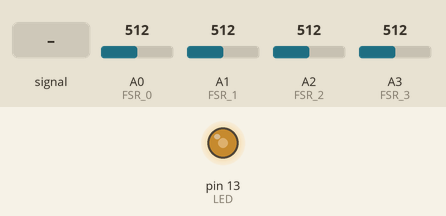
Recording of a sketch running on a simulated Arduino Uno, built with avr-gcc and run on an emulated ATmega328P. Parts: output pins drawn as LEDs (lit = HIGH). Dashed ring = blinking. The test bench sets the inputs (shaded band); at power-on: A0 (FSR_0) = 512, A1 (FSR_1) = 512, A2 (FSR_2) = 512, A3 (FSR_3) = 512. What the sketch prints to the serial monitor is not drawn.

Above: at 1.2 s.
1.3 s: A0 (FSR_0) fed a 200 Hz sine of ±255 counts around its level
At 2.7 s:
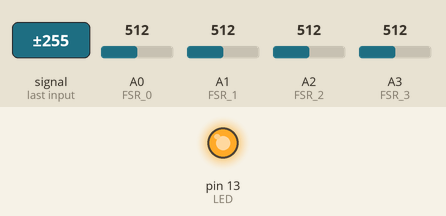
4.3 s: A0 (FSR_0) set to 306
At 4.8 s:
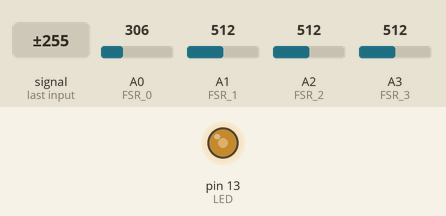
5.9 s: A1 (FSR_1) set to 584
7.4 s: A1 (FSR_1) set to 608
At 7.82 s:
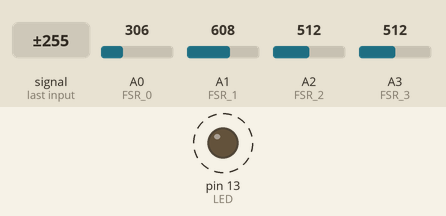
10.4 s: A2 (FSR_2) set to 716
At 10.95 s:
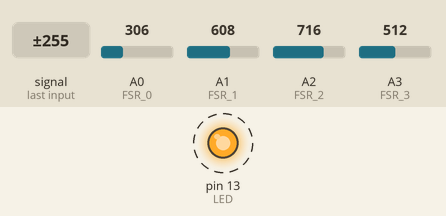
Timing chart, 0 to 14.4 s (numbered marks = the images above; inputs shaded):
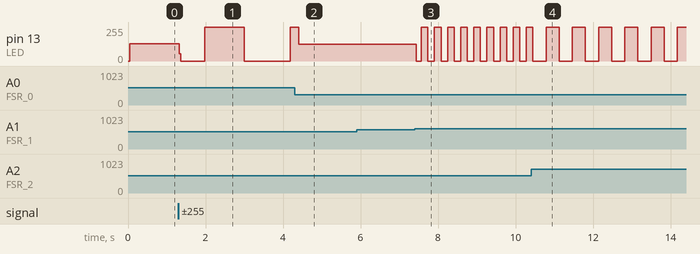

Measured:
- the behaviour switches between 600 and 601 on A1 (FSR_1) (found by bisection; images 2 and 3)
- after the input at 1.3 s, pin 13 (LED): 128/255 → 0/255 at once, → 255/255 0.66 s later, → 0/255 1.0 s later, → 255/255 1.2 s later
- after the input at 4.3 s, pin 13 (LED): 255/255 → 127/255 after 0.10 s
- after the input at 5.9 s, every drawn part: stays the same
- after the input at 7.4 s, pin 13 (LED): alternates 255/255 for 0.17 s and 0/255 for 0.17 s, starting at once
- after the input at 10.4 s, pin 13 (LED): alternates 255/255 for 0.34 s and 0/255 for 0.34 s, starting after 0.39 s

The sketch:

Vest_code.ino
```cpp
#include <SoftwareSerial.h>

#define LED 13
#define BT_Rx  3 //Pin digital utilizado para recibir datos
#define BT_Tx  2 //Pin digital utilizado para enviar datos

#define FSR_0 A0 //Sensor Pecho
#define FSR_1 A1 //Sensor Abdomen
#define FSR_2 A2 //Sensor Lateral izq. (en el de baquelita es A5)
#define FSR_3 A3 //Sensor Lateral der.

int aux0 = 0;
int aux1 = 0;
int aux2 = 0;
int aux3 = 0;

int sensivity0 = 600; //Sensibilidad para el Pecho
int sensivity1 = 600; //Sensibilidad para el Abdomen
int sensivity2 = 600; //Sensibilidad para el Lateral izquierdo
int sensivity3 = 600; //Sensibilidad para el Lateral derecho

char simple = 'L';
char doble = 'D';

boolean pinEstado = 0;

SoftwareSerial BT_Serial(BT_Rx, BT_Tx);

void setup() {
  // Configuración del puerto Serie para monitor
  Serial.begin(9600);
  Serial.flush();
  Serial.print("Serial OK");

 // Configuracion del puerto de serie por software
 // para comunicarse con el modulo Bluetooth HC-05
 BT_Serial.begin(9600);
 BT_Serial.flush();

  // Configuración de los pines
  pinMode(FSR_0, INPUT);
  pinMode(FSR_1, INPUT);
  pinMode(FSR_2, INPUT);
  pinMode(FSR_3, INPUT);
  pinMode(LED, OUTPUT);
}

void loop() {
   aux0 = analogRead(FSR_0); // Leer del puerto AO
   aux1 = analogRead(FSR_1); // Leer del puerto A1
   aux2 = analogRead(FSR_2); // Leer del puerto A2
   aux3 = analogRead(FSR_3); // Leer del puerto A3

   //Serial.println(aux0); // Trazas para debuggear

   if(aux0>sensivity0){
    //Serial.println("Golpe en el pecho"); // Mostrar mensaje por el monitor
    BT_Serial.flush();
    BT_Serial.write(simple);
    delay(168);
   }

   if(aux1>sensivity1){
    //Serial.println("Golpe en el abdomen"); // Mostrar mensaje por el monitor
    BT_Serial.flush();
    BT_Serial.write(simple);
    delay(168);
   }

   if(aux2>sensivity2){
    //Serial.println("Golpe en el lateral izquierdo"); // Mostrar mensaje por el monitor
    BT_Serial.flush();
    BT_Serial.write(simple);
    delay(168);
   }

   if(aux3>sensivity3){
    //Serial.println("Golpe en el lateral derecho"); // Mostrar mensaje por el monitor
    BT_Serial.flush();
    BT_Serial.write(simple);
    delay(168);
   }

   toggle(LED); // Cambiar el estado del LED
}

// Función que cambia el estado de un pin. Se utiliza para la detección de
// errores y comprobación de la comunicación bidireccional con el
// dispositivo Bluetooth remoto.
void toggle(int pinNum) {
  // Establece el pin del LED usando la variable pinEstado:
  digitalWrite(pinNum, pinEstado);
  // si el pinEstado = 0, lo establece a 1, y viceversa:
  pinEstado = !pinEstado;
}
```
